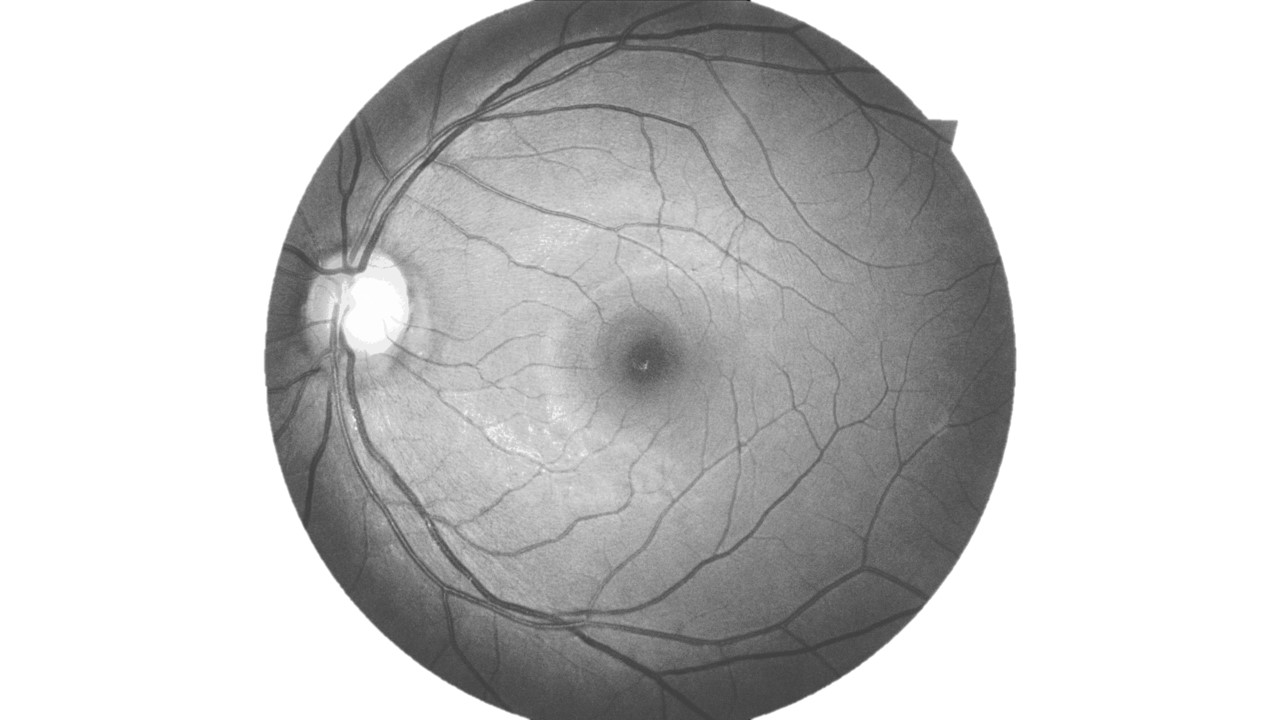
#> input picture histnormresult_big_trans.jpg, 1280 x 720 px
$ python local_threshold.py   (older library calls are emulated)
#> lines starting #> are read from the running program, lines starting #| are printed output that depends on the picture; after the words box and inside, x2 and y2 are one past the last pixel; in counts of white or black regions, pixels touching at a corner belong together
from skimage.filters import threshold_local
#from scipy.misc import imread, imsave, imresize
import cv2
import numpy as np
import matplotlib.pyplot as plt
img = cv2.imread('histnormresult_big_trans.jpg', 0)
#> img is the input picture: shape (720, 1280); min 26, max 255, mean 200.2

new_img = img > threshold_local(img, 15)
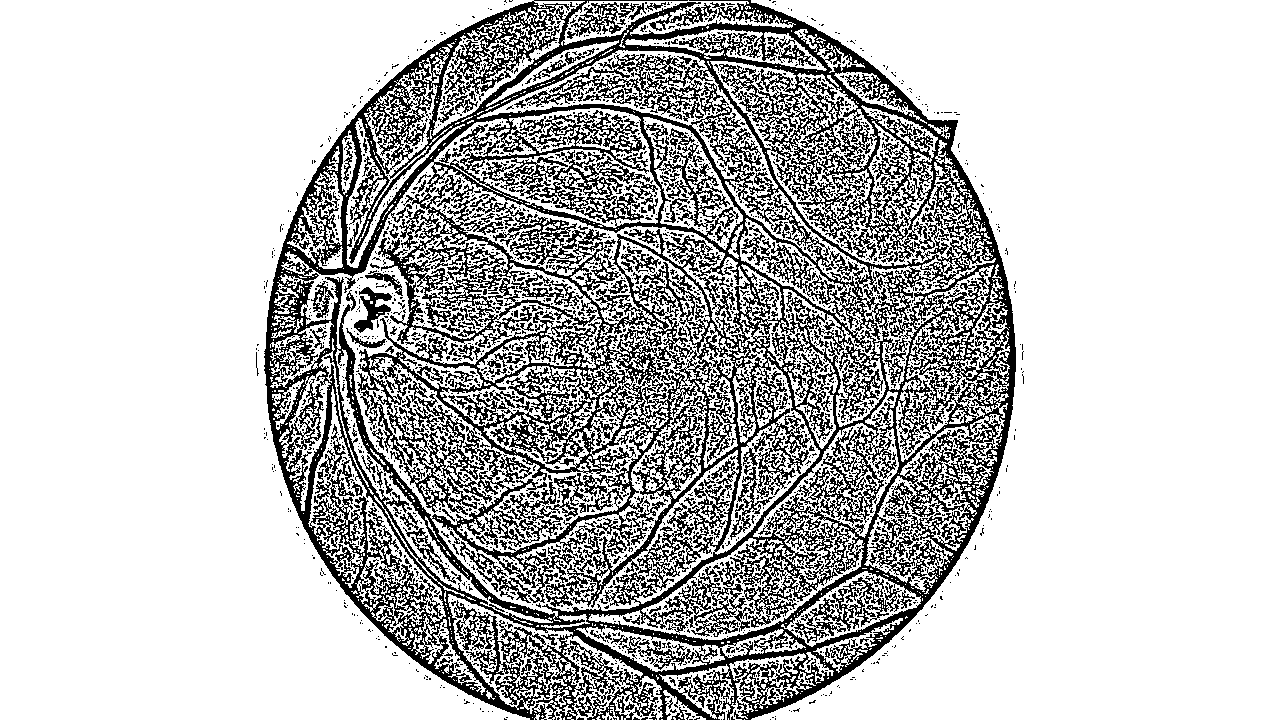
#> new_img: shape (720, 1280) bool; 76.1% white; black in thin lines or dots, all inside (x1, y1, x2, y2) = (256, 0, 1024, 720)

plt.imshow(new_img, cmap = plt.cm.gray)
plt.axis('off')
plt.show()
